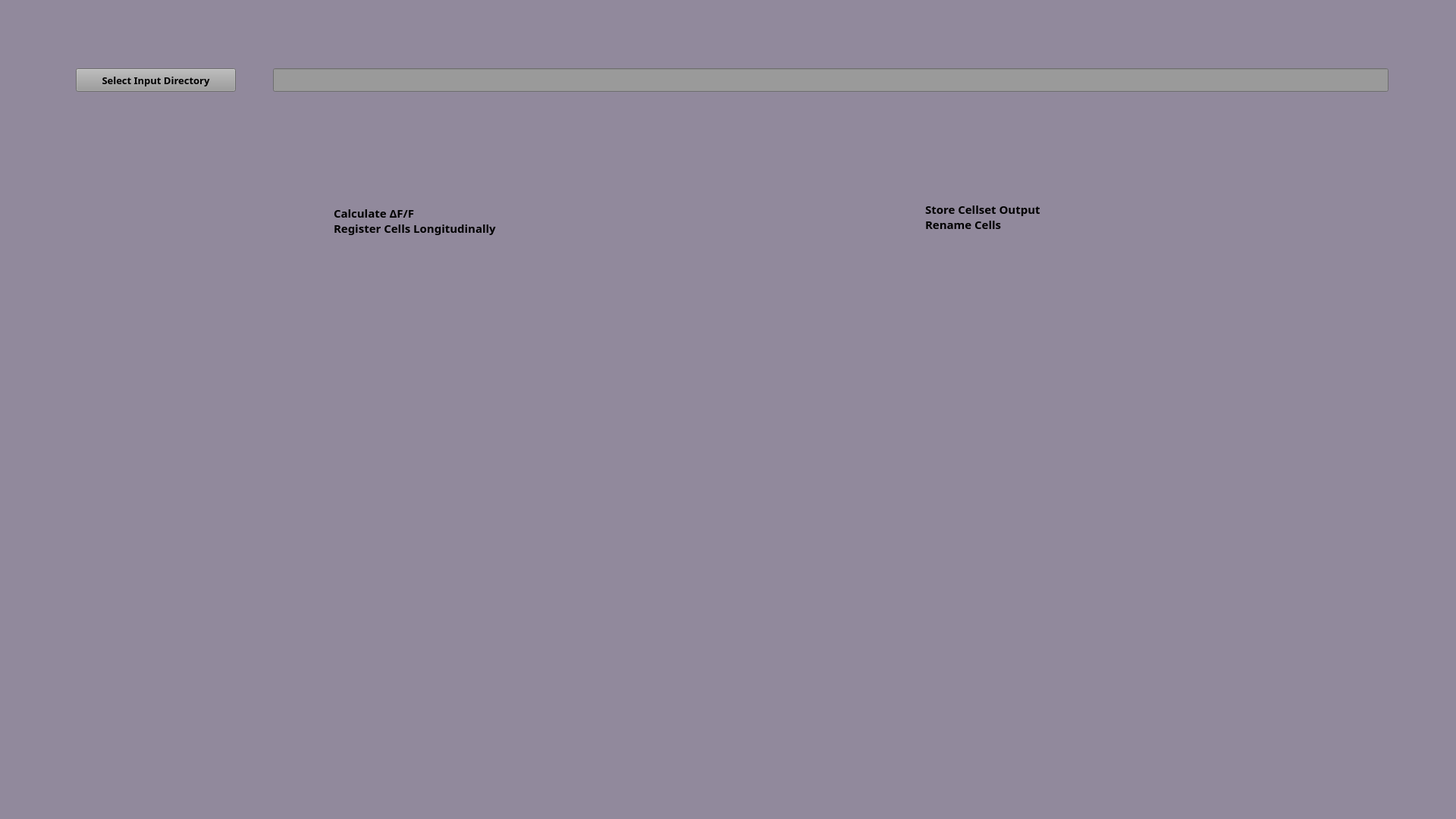
<?xml version="1.0" encoding="UTF-8"?>
<ui version="4.0">
 <class>Form</class>
 <widget class="QWidget" name="Form">
  <property name="geometry">
   <rect>
    <x>0</x>
    <y>0</y>
    <width>1920</width>
    <height>1080</height>
   </rect>
  </property>
  <property name="windowTitle">
   <string>Form</string>
  </property>
  <property name="styleSheet">
   <string notr="true">background-color:#91899c</string>
  </property>
  <widget class="QWidget" name="horizontalLayoutWidget">
   <property name="geometry">
    <rect>
     <x>130</x>
     <y>330</y>
     <width>1701</width>
     <height>391</height>
    </rect>
   </property>
   <layout class="QHBoxLayout" name="horizontalLayout">
    <property name="spacing">
     <number>9</number>
    </property>
    <property name="leftMargin">
     <number>0</number>
    </property>
   </layout>
  </widget>
  <widget class="QLabel" name="calcdfftext">
   <property name="geometry">
    <rect>
     <x>440</x>
     <y>260</y>
     <width>351</width>
     <height>61</height>
    </rect>
   </property>
   <property name="font">
    <font>
     <family>Cascadia Code ExtraLight</family>
     <pointsize>11</pointsize>
     <weight>75</weight>
     <bold>true</bold>
    </font>
   </property>
   <property name="text">
    <string>Calculate ΔF/F
Register Cells Longitudinally</string>
   </property>
  </widget>
  <widget class="QLabel" name="storecellsettext">
   <property name="geometry">
    <rect>
     <x>1220</x>
     <y>260</y>
     <width>271</width>
     <height>51</height>
    </rect>
   </property>
   <property name="font">
    <font>
     <family>Cascadia Code ExtraLight</family>
     <pointsize>11</pointsize>
     <weight>75</weight>
     <bold>true</bold>
    </font>
   </property>
   <property name="text">
    <string>Store Cellset Output
Rename Cells</string>
   </property>
  </widget>
  <widget class="QPushButton" name="inputdirbutton">
   <property name="geometry">
    <rect>
     <x>100</x>
     <y>90</y>
     <width>211</width>
     <height>31</height>
    </rect>
   </property>
   <property name="palette">
    <palette>
     <active>
      <colorrole role="Button">
       <brush brushstyle="SolidPattern">
        <color alpha="255">
         <red>154</red>
         <green>154</green>
         <blue>154</blue>
        </color>
       </brush>
      </colorrole>
      <colorrole role="Base">
       <brush brushstyle="SolidPattern">
        <color alpha="255">
         <red>154</red>
         <green>154</green>
         <blue>154</blue>
        </color>
       </brush>
      </colorrole>
      <colorrole role="Window">
       <brush brushstyle="SolidPattern">
        <color alpha="255">
         <red>154</red>
         <green>154</green>
         <blue>154</blue>
        </color>
       </brush>
      </colorrole>
     </active>
     <inactive>
      <colorrole role="Button">
       <brush brushstyle="SolidPattern">
        <color alpha="255">
         <red>154</red>
         <green>154</green>
         <blue>154</blue>
        </color>
       </brush>
      </colorrole>
      <colorrole role="Base">
       <brush brushstyle="SolidPattern">
        <color alpha="255">
         <red>154</red>
         <green>154</green>
         <blue>154</blue>
        </color>
       </brush>
      </colorrole>
      <colorrole role="Window">
       <brush brushstyle="SolidPattern">
        <color alpha="255">
         <red>154</red>
         <green>154</green>
         <blue>154</blue>
        </color>
       </brush>
      </colorrole>
     </inactive>
     <disabled>
      <colorrole role="Button">
       <brush brushstyle="SolidPattern">
        <color alpha="255">
         <red>154</red>
         <green>154</green>
         <blue>154</blue>
        </color>
       </brush>
      </colorrole>
      <colorrole role="Base">
       <brush brushstyle="SolidPattern">
        <color alpha="255">
         <red>154</red>
         <green>154</green>
         <blue>154</blue>
        </color>
       </brush>
      </colorrole>
      <colorrole role="Window">
       <brush brushstyle="SolidPattern">
        <color alpha="255">
         <red>154</red>
         <green>154</green>
         <blue>154</blue>
        </color>
       </brush>
      </colorrole>
     </disabled>
    </palette>
   </property>
   <property name="font">
    <font>
     <family>Cascadia Code</family>
     <pointsize>10</pointsize>
     <weight>75</weight>
     <italic>false</italic>
     <bold>true</bold>
    </font>
   </property>
   <property name="styleSheet">
    <string notr="true">background-color: rgb(154,154,154)</string>
   </property>
   <property name="text">
    <string>Select Input Directory</string>
   </property>
  </widget>
  <widget class="QLineEdit" name="inputdirtext">
   <property name="geometry">
    <rect>
     <x>360</x>
     <y>90</y>
     <width>1471</width>
     <height>31</height>
    </rect>
   </property>
   <property name="font">
    <font>
     <family>Cascadia Code</family>
     <pointsize>9</pointsize>
    </font>
   </property>
   <property name="styleSheet">
    <string notr="true">background-color: rgb(154,154,154)</string>
   </property>
   <property name="frame">
    <bool>true</bool>
   </property>
  </widget>
 </widget>
 <resources/>
 <connections/>
</ui>
